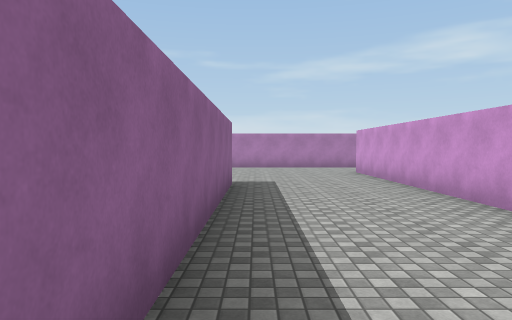
view 1 (above)

24 first-person views from a walk through a 3-D level made in the Unity game engine. The camera is 1.5 m above the floor, tilts 2° down and sees 70° across. The floor is counted in squares, 2 m on a side. Each view is taken from the middle of a square. On the plan, view 1 faces up. The plan holds only what a view shows up to about 11 squares ahead; the rest is blank. The place goes on beyond the plan. Surface patterns are stand-ins for the level's own textures.

view 2
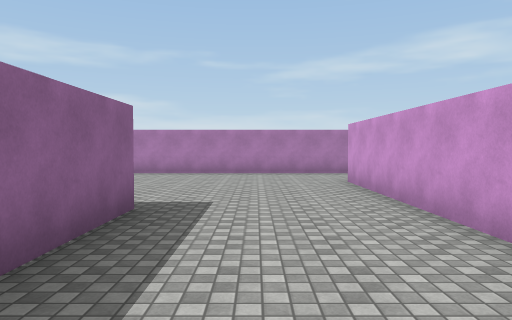

view 3
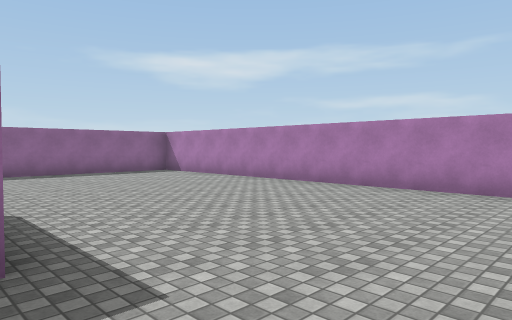

view 4
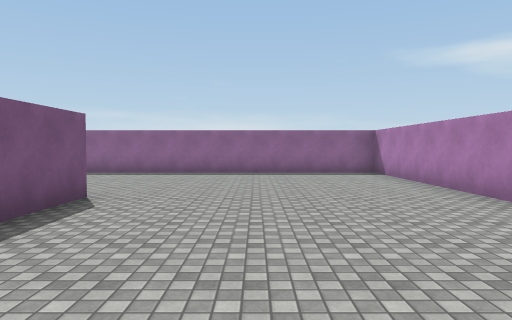

view 5
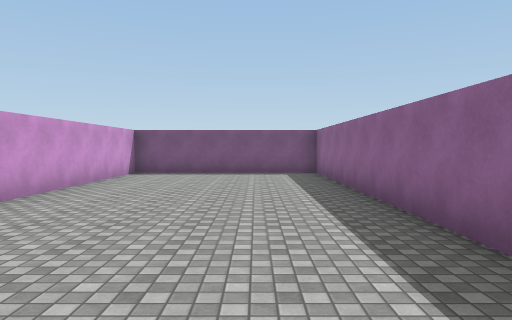

view 6
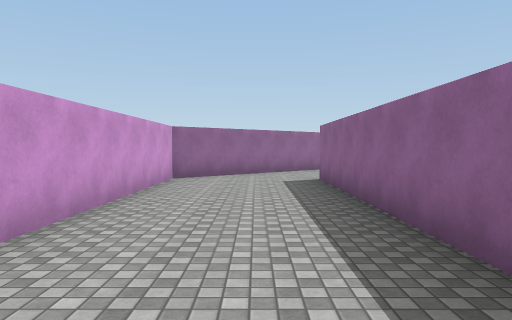

view 7
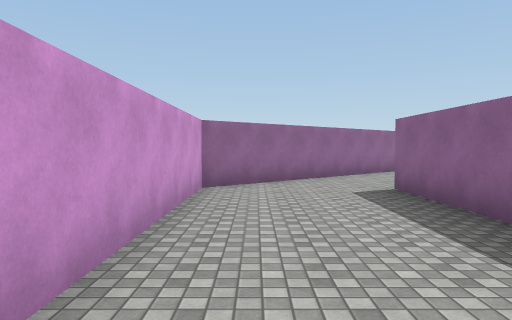

view 8
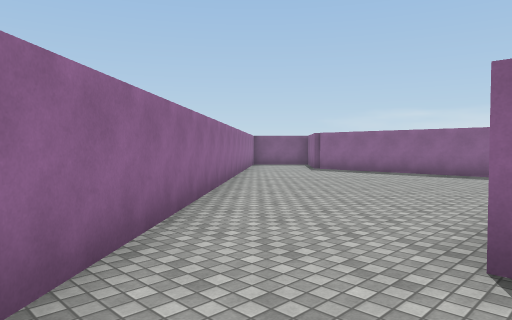

view 9
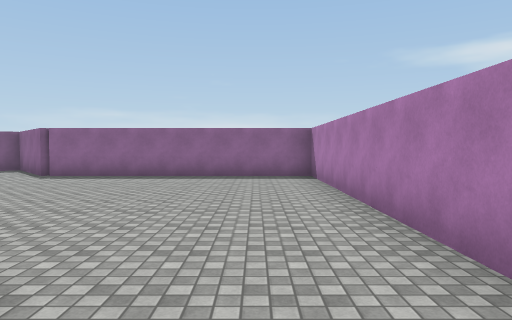

view 10
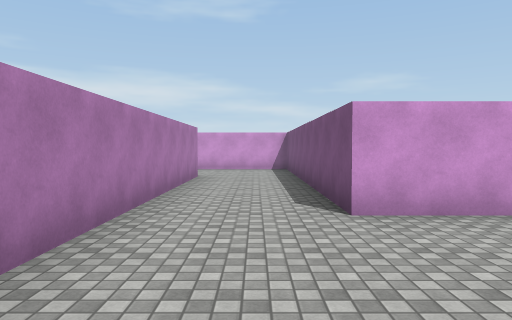

view 11
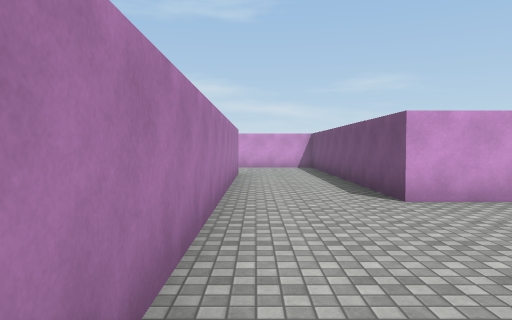

view 12
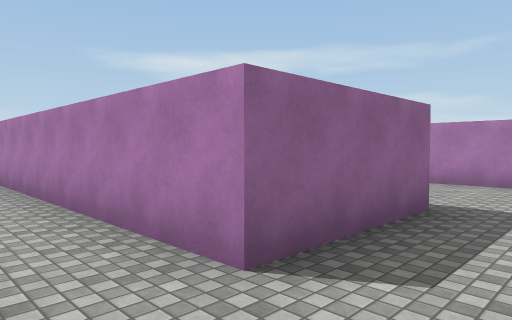

view 13
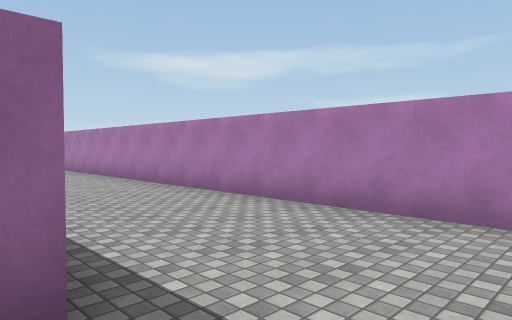

view 14
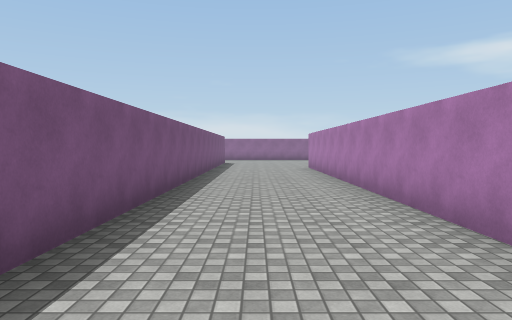

view 15
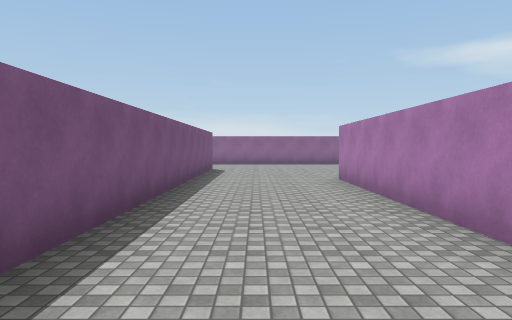

view 16
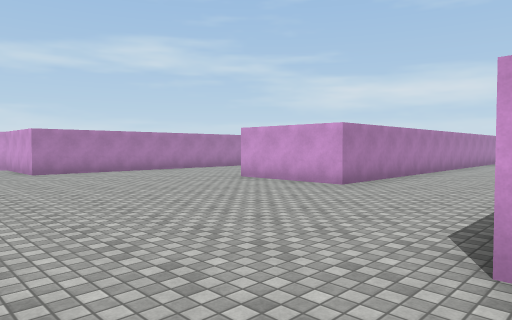

view 17
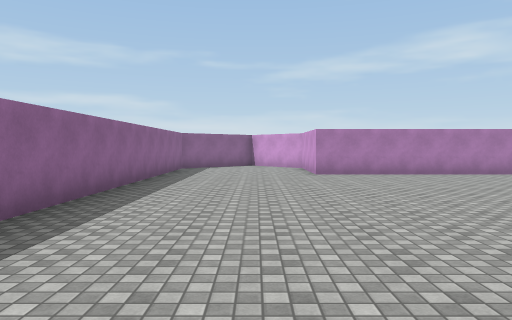

view 18
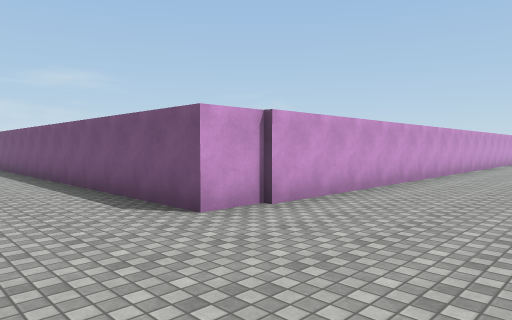

view 19
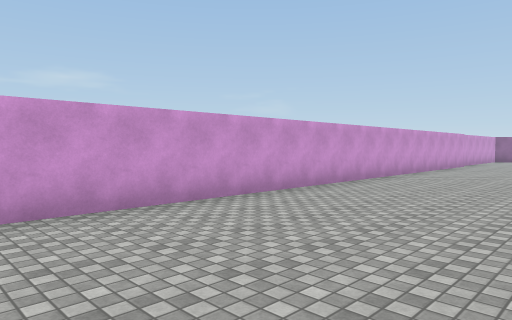

view 20
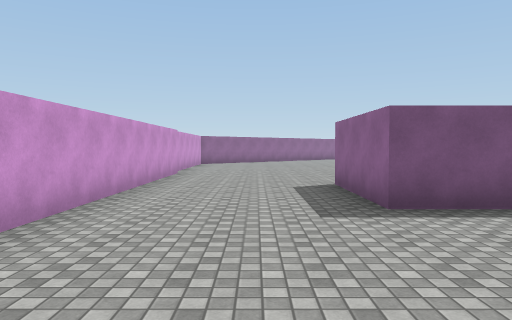

view 21
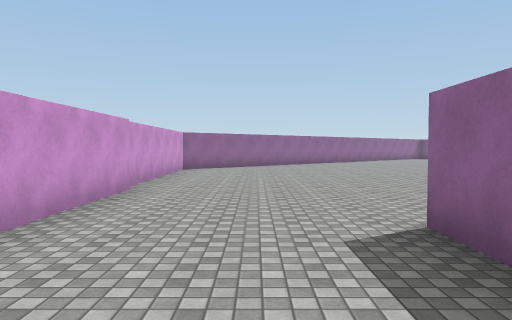

view 22
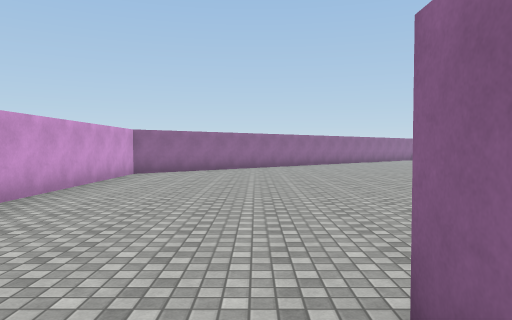

view 23
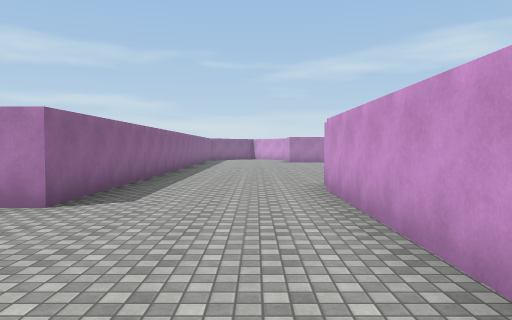

view 24
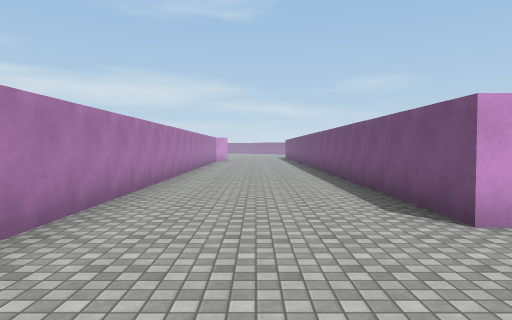

### Floor plan
Points are (right, up) in squares from view 1. A wall is a line through its corners. A room is listed if a view was taken in it or the views show most of it. See-through windows are left out.
Room 1 (views 1, 2, 3, 4, 5, 6, 7, 8, 9, 10, 11)
walls: (-3.5, 7.5) (-1.5, 7.5); (-0.5, 7.5) (-0.5, -2.6); (1.4, 13.5) (-8.8, 13.5) (-8.8, 0.5) (-3.5, 0.5) (-3.5, 6.1); (0.7, -4.7) (3, -2.7) (3, 10.9)
ways out: opening at (1.5, 12.5) to room 2; opening at (-1, -3.7)
Room 2 (views 12, 13, 14, 15, 16, 17, 18, 19, 20, 21, 22, 23, 24)
walls: (-11.6, 15.4) (-11.6, 16.5) (3.9, 16.5); (3, 10.9) (10, 10.9); (0, 27) (-11.3, 27) (-11.3, 27.5); (-15.6, 27.5) (-15.6, 13.5) (-16.2, 13.5); (8.4, 16.6) (8.4, 13.5) (1.4, 13.5); (-16.5, 3.6) (-15.6, 3.6) (-15.6, 0.5); (9.4, 20) (-7.6, 20) (-7.6, 22.9) (0.1, 22.9); (-11.8, -2.6) (-11.8, 15.5); (-12.4, -9) (-11.6, -8.3) (-11.6, -2.9)
ways out: opening at (1.5, 12.5) to room 1

Positions as (right, up) in squares from view 1, and headings:
1: (0, 0), facing up
2: (1, 3), facing up
3: (2, 7), facing up-left
4: (2, 10), facing left
5: (-7, 11), facing down
6: (1, 6), facing down
7: (2, 4), facing down
8: (2, -2), facing down-left
9: (1, -4), facing left
10: (-1, 12), facing right
11: (-2, 13), facing right
12: (10, 12), facing up-left
13: (10, 16), facing up-left
14: (6, 18), facing left
15: (1, 18), facing left
16: (-14, 16), facing up-right
17: (-13, 17), facing up
18: (-15, 19), facing down-right
19: (-16, 13), facing down-right
20: (-14, 8), facing down
21: (-14, 4), facing down
22: (-15, 2), facing down
23: (-13, 9), facing up
24: (-11, 25), facing right
